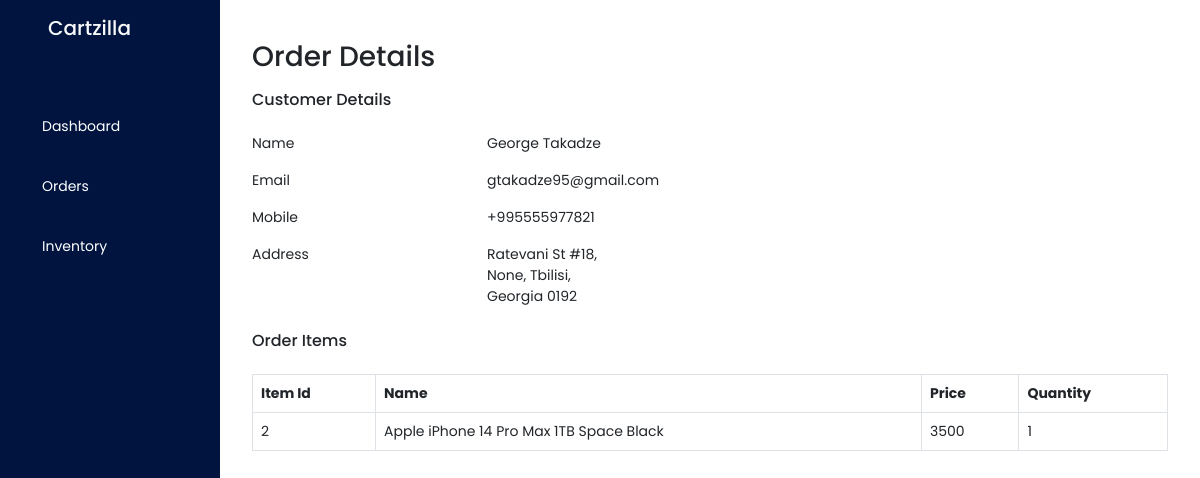
Page /admin/order/10 (signed in) on the committed database.
### core/models.py (models this page shows)
class User(db.Model, UserMixin):
    id = db.Column(db.Integer, primary_key=True)
    admin = db.Column(db.Boolean)
    name = db.Column(db.String(100), nullable=True)
    email = db.Column(db.String(100), unique=True, nullable=False)
    mobile = db.Column(db.String(255))
    password = db.Column(db.String(100), nullable=False)
    address_1 = db.Column(db.String(255))
    address_2 = db.Column(db.String(255))
    city = db.Column(db.String(255))
    state = db.Column(db.String(255))
    pincode = db.Column(db.String(255))

class OrderItem(db.Model):
    id = db.Column(db.Integer, primary_key=True)
    order_id = db.Column(db.Integer, db.ForeignKey('order.id'))
    product = db.Column(db.Integer, db.ForeignKey('product.id'))
    quantity = db.Column(db.Integer)

class Product(db.Model):
    id = db.Column(db.Integer, primary_key=True)
    name = db.Column(db.String(255))
    description = db.Column(db.Text)
    img_url = db.Column(db.String(255))
    category = db.Column(db.String(255))
    inventory = db.Column(db.Integer)
    price = db.Column(db.Integer)

### core/routes.py (the view)
@app.route('/admin/order/<id>')
@login_required
def orderitems(id):
    order = Order.query.filter_by(id=id).first()
    customer = User.query.filter_by(id=order.user).first()
    item =  db.engine.execute('''
            select * from order_item, product where order_item.product = product.id and order_item.order_id = {}
        '''.format(id))
    return render_template('admin/Orders/orderview.html',order=order, item=item, customer=customer)

### core/routes.py (called while the page is built)
@login_manager.user_loader
def load_user(user_id):
    return User.query.get(user_id)

### core/templates/admin/Orders/orderview.html (shortened to what this page needs)
{%extends 'admin/index.html'%}
{%block content%}
<div class="p-4 mx-2">
    <h3 class="my-3">Order Details</h3>
    <h6>Customer Details</h6>
    <div class="row">
        <div class="col-3">
            <div class="my-3">Name</div>
            <div class="my-3">Email</div>
            <div class="my-3">Mobile</div>
            <div class="my-3">Address</div>
        </div>
        <div class="col-4">
            <div class="my-3">{{customer.name}}</div>
            <div class="my-3">{{customer.email}}</div>
            <div class="my-3">{{customer.mobile}}</div>
            <div class="mt-3">{{customer.address_1}},</div>
            <div>{{customer.address_2}}, {{customer.city}}, </div>
            <div>{{customer.state}} {{customer.pincode}}</div>
        </div>
    </div>
    <div>
        <h6 class="my-4">Order Items</h6>
        <table class="table table-bordered my-4">
            <thead>
                <tr>
                    <th>Item Id</th>
                    <th>Name</th>
                    <th>Price</th>
                    <th>Quantity</th>
                </tr>
            </thead>
            <tbody>
                {%for data in item%}
                <tr>
                    <td>{{data.id}}</td>
                    <td>{{data.name}}</td>
                    <td>{{data.price}}</td>
                    <td>{{data.quantity}}</td>
                </tr>
                {%endfor%}
            </tbody>
        </table>
    </div>
</div>
{%endblock%}

### core/static/css/admin.css (style rules this page uses)
body { font-family: 'Poppins', sans-serif; font-size: 14px !important; }

### rows in the picture
User: name "George Takadze", email "gtakadze95@gmail.com", mobile "+995555977821", address_1 "Ratevani St #18", address_2 "None", city "Tbilisi", state "Georgia", pincode "0192"
OrderItem: id "2", name "Apple iPhone 14 Pro Max 1TB Space Black", price "3500", quantity "1"
